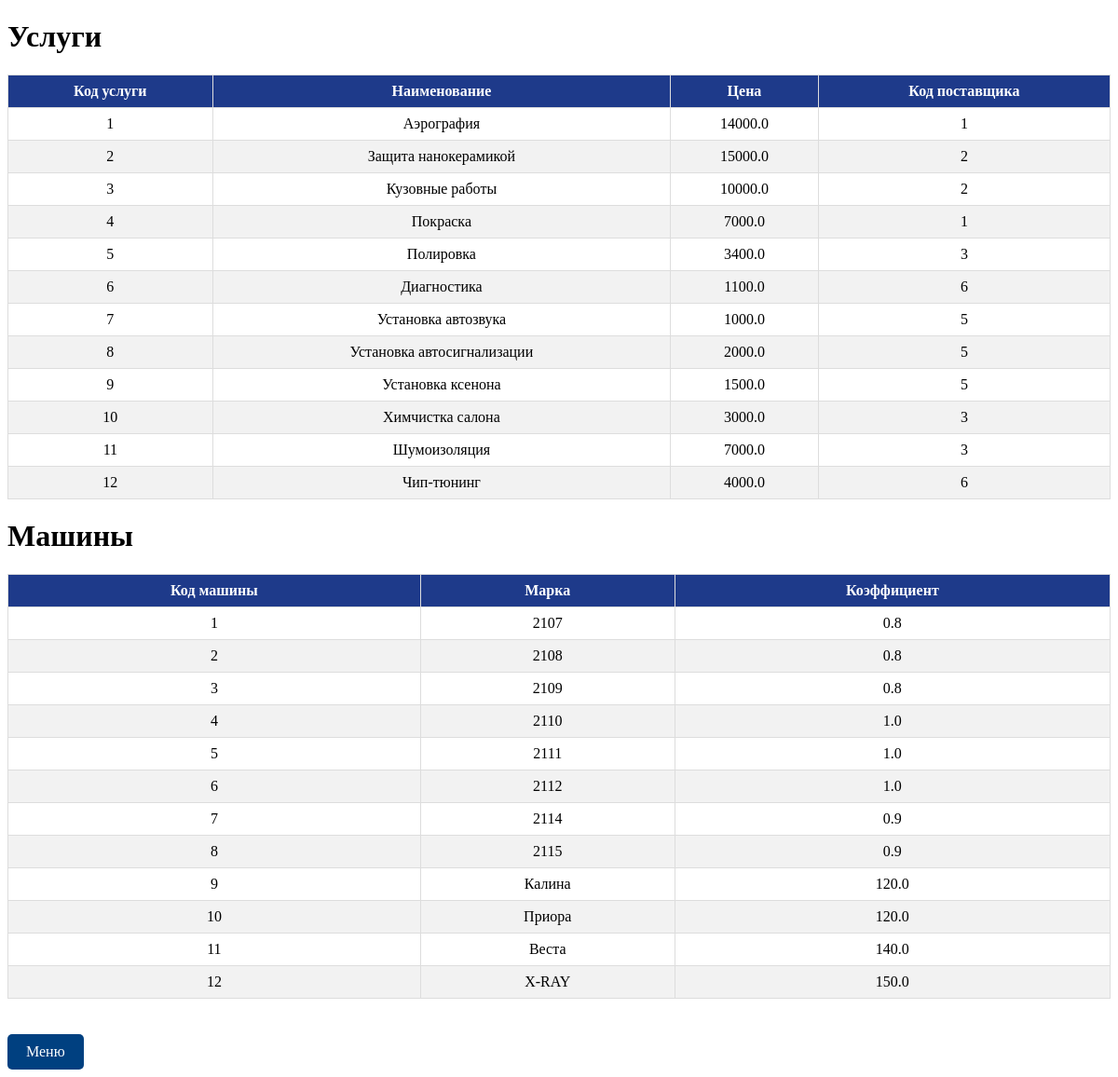
The app's page /services/ (signed in), older data.
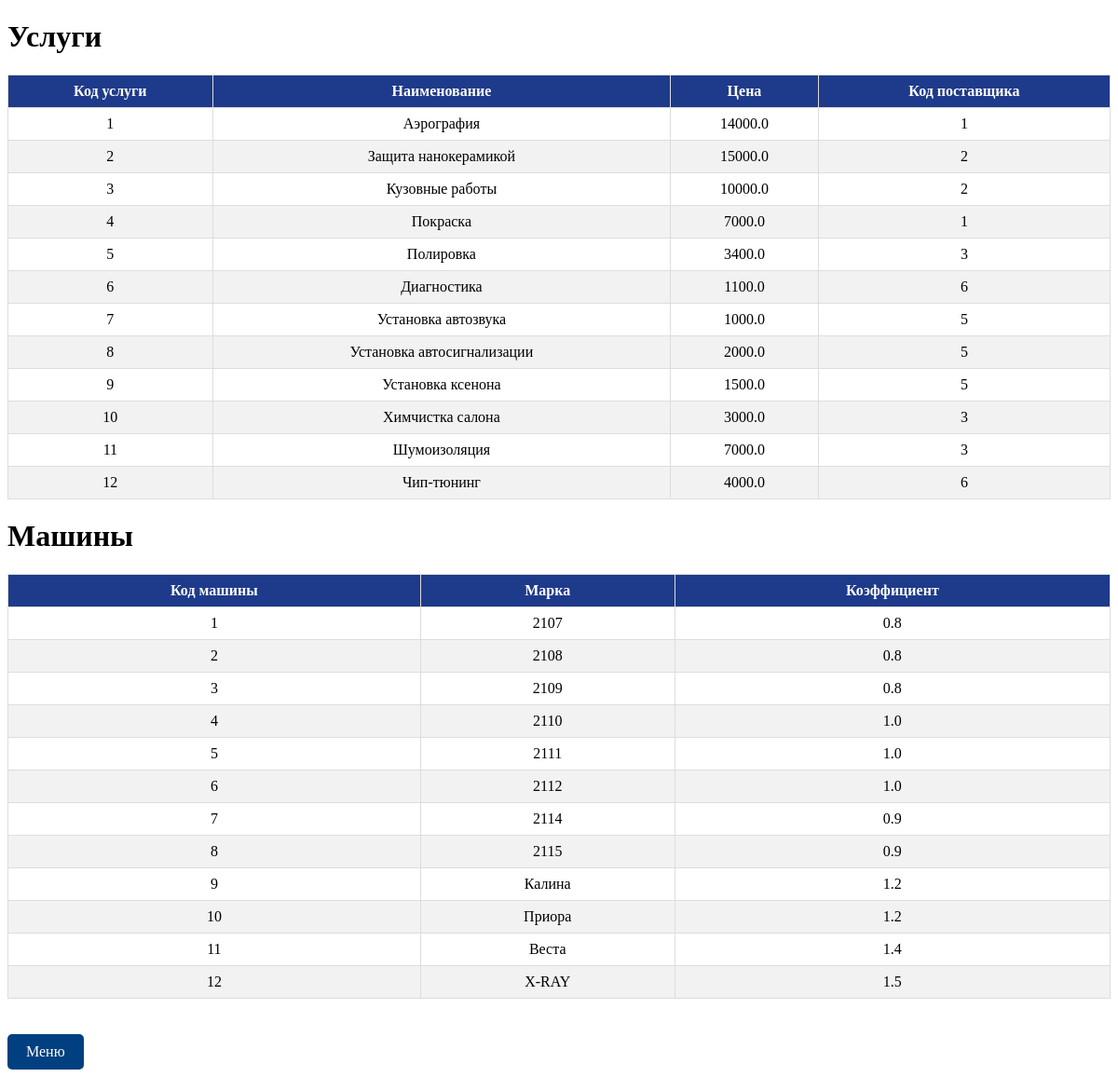
The same page, newer data.
### services/models.py (models this page shows, shortened)
class Service(models.Model):
    code = models.IntegerField(unique=True)
    name = models.CharField(max_length=100)
    price = models.FloatField()
    supplier_code = models.IntegerField()

class Car(models.Model):
    code = models.IntegerField(unique=True)
    brand = models.CharField(max_length=50)
    coefficient = models.FloatField()

### services/views.py (the view)
# urls.py: path('', views.services_view, name='services'),
@permission_required('services')
def services_view(request):
    services = Service.objects.all()
    cars = Car.objects.all()
    return render(request, 'services/services.html', {'services': services, 'cars': cars})

### access_control/utils.py (called while the page is built)
def has_permission(user, view_name):
    try:
        access = AccessControl.objects.get(user=user)
        permission_map = {
            'homepage': access.view_homepage, #
            'about': access.view_about,
            'services': access.view_services, #
            'suppliers': access.view_suppliers, #
            'employees': access.view_employees, #
            'salary': access.view_salary,
            'reports': access.view_reports, #
            'access_system': access.view_access_system, #
            'archive': access.view_archive, #
        }
        return permission_map.get(view_name, 0) in [1, 2]  # 1 - доступ разрешен, 0 - доступ запрещен
    except AccessControl.DoesNotExist:
        return False

### services/templates/services/services.html (shortened to what this page needs)
{% load static %}
<!DOCTYPE html>
<html lang="en">
<head>
    <link rel="stylesheet" href="{% static 'services/styles.css' %}">
</head>
<body>
    <h1>Услуги</h1>
    <table>
        <thead>
            <tr>
                <th>Код услуги</th>
                <th>Наименование</th>
                <th>Цена</th>
                <th>Код поставщика</th>
            </tr>
        </thead>
        <tbody>
            {% for service in services %}
            <tr>
                <td>{{ service.code }}</td>
                <td>{{ service.name }}</td>
                <td>{{ service.price }}</td>
                <td>{{ service.supplier_code }}</td>
            </tr>
            {% endfor %}
        </tbody>
    </table>
    <h1>Машины</h1>
    <table>
        <thead>
            <tr>
                <th>Код машины</th>
                <th>Марка</th>
                <th>Коэффициент</th>
            </tr>
        </thead>
        <tbody>
            {% for car in cars %}
            <tr>
                <td>{{ car.code }}</td>
                <td>{{ car.brand }}</td>
                <td>{{ car.coefficient }}</td>
            </tr>
            {% endfor %}
        </tbody>
    </table>
    <br>
    <a href="{% url 'homepage' %}" style="display: inline-block; padding: 10px 20px; background-color: #004080; color: #ffffff; border-radius: 5px; text-decoration: none;">Меню</a>
</body>
</html>

### services/static/services/styles.css (style rules this page uses)
table { width: 100%; border-collapse: collapse; margin-bottom: 20px; }
th, td { border: 1px solid #ddd; padding: 8px; text-align: center; }
th { background-color: #1e3a8a; color: white; }
tr:nth-child(even) { background-color: #f2f2f2; }

Row changes from the older to the newer data that the page shows:
changed Car "Калина": coefficient "120.0" → "1.2"
changed Car "Приора": coefficient "120.0" → "1.2"
changed Car "Веста": coefficient "140.0" → "1.4"
changed Car "X-RAY": coefficient "150.0" → "1.5"
